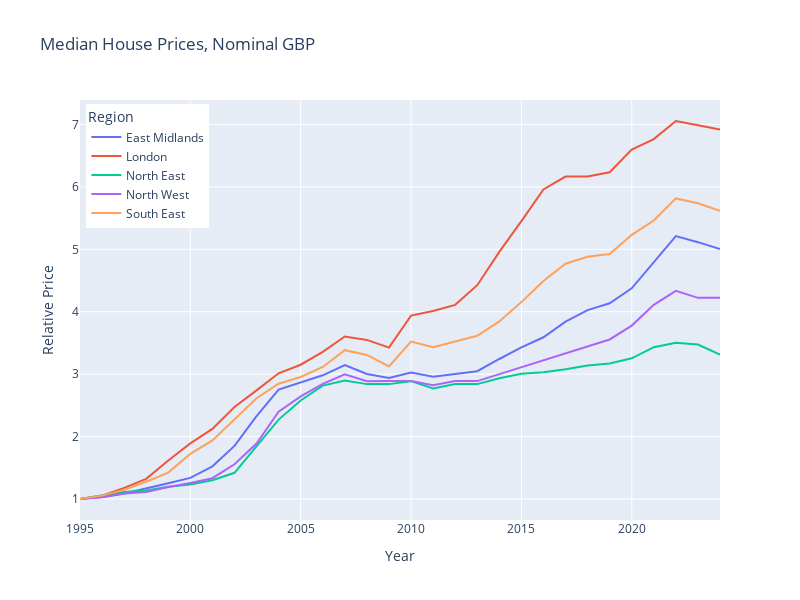

The cell this chart's notebook holds for it:
### Code cell
#Nominal

df_median_screened = df_median.transpose().drop(['East of England','Yorkshire and the Humber','South West','West Midlands','Wales'],axis=1)

import plotly.express as px
fig = px.line(df_median_screened.apply(lambda x: x/x.iloc[0],axis=0),
              labels={
                  'index':'Year',
                  'value':'Relative Price'
              },
              width=800, height=600,
              title='Median House Prices, Nominal GBP')

fig.update_layout(legend=dict(
    title='Region',
    yanchor="top",
    y=0.99,
    xanchor="left",
    x=0.01
))

fig.show()

### Figure 1 — Plotly figure (JSON) as saved in the notebook; plotly's stock layout.template omitted (floating-point values rounded to 4 significant figures)
{"data": [{"hovertemplate": "variable=East Midlands<br>Year=%{x}<br>Relative Price=%{y}<extra></extra>", "legendgroup": "East Midlands", "line": {"color": "#636efa", "dash": "solid"}, "marker": {"symbol": "circle"}, "mode": "lines", "name": "East Midlands", "orientation": "v", "showlegend": true, "type": "scatter", "x": [1995, 1996, 1997, 1998, 1999, 2000, 2001, 2002, 2003, 2004, 2005, 2006, 2007, 2008, 2009, 2010, 2011, 2012, 2013, 2014, 2015, 2016, 2017, 2018, 2019, 2020, 2021, 2022, 2023, 2024], "xaxis": "x", "y": [1, 1.034, 1.088, 1.164, 1.251, 1.338, 1.523, 1.85, 2.329, 2.753, 2.873, 2.982, 3.145, 3.003, 2.938, 3.025, 2.96, 3.003, 3.047, 3.243, 3.428, 3.591, 3.841, 4.026, 4.135, 4.374, 4.788, 5.212, 5.114, 5.004], "yaxis": "y"}, {"hovertemplate": "variable=London<br>Year=%{x}<br>Relative Price=%{y}<extra></extra>", "legendgroup": "London", "line": {"color": "#EF553B", "dash": "solid"}, "marker": {"symbol": "circle"}, "mode": "lines", "name": "London", "orientation": "v", "showlegend": true, "type": "scatter", "x": [1995, 1996, 1997, 1998, 1999, 2000, 2001, 2002, 2003, 2004, 2005, 2006, 2007, 2008, 2009, 2010, 2011, 2012, 2013, 2014, 2015, 2016, 2017, 2018, 2019, 2020, 2021, 2022, 2023, 2024], "xaxis": "x", "y": [1, 1.055, 1.178, 1.323, 1.617, 1.891, 2.123, 2.473, 2.74, 3.014, 3.151, 3.356, 3.603, 3.548, 3.425, 3.939, 4.011, 4.11, 4.425, 4.959, 5.452, 5.959, 6.165, 6.165, 6.233, 6.596, 6.765, 7.055, 6.987, 6.918], "yaxis": "y"}, {"hovertemplate": "variable=North East<br>Year=%{x}<br>Relative Price=%{y}<extra></extra>", "legendgroup": "North East", "line": {"color": "#00cc96", "dash": "solid"}, "marker": {"symbol": "circle"}, "mode": "lines", "name": "North East", "orientation": "v", "showlegend": true, "type": "scatter", "x": [1995, 1996, 1997, 1998, 1999, 2000, 2001, 2002, 2003, 2004, 2005, 2006, 2007, 2008, 2009, 2010, 2011, 2012, 2013, 2014, 2015, 2016, 2017, 2018, 2019, 2020, 2021, 2022, 2023, 2024], "xaxis": "x", "y": [1, 1.053, 1.112, 1.136, 1.195, 1.231, 1.302, 1.42, 1.845, 2.272, 2.578, 2.817, 2.899, 2.84, 2.84, 2.888, 2.769, 2.84, 2.84, 2.935, 3.006, 3.03, 3.077, 3.138, 3.172, 3.254, 3.432, 3.503, 3.473, 3.312], "yaxis": "y"}, {"hovertemplate": "variable=North West<br>Year=%{x}<br>Relative Price=%{y}<extra></extra>", "legendgroup": "North West", "line": {"color": "#ab63fa", "dash": "solid"}, "marker": {"symbol": "circle"}, "mode": "lines", "name": "North West", "orientation": "v", "showlegend": true, "type": "scatter", "x": [1995, 1996, 1997, 1998, 1999, 2000, 2001, 2002, 2003, 2004, 2005, 2006, 2007, 2008, 2009, 2010, 2011, 2012, 2013, 2014, 2015, 2016, 2017, 2018, 2019, 2020, 2021, 2022, 2023, 2024], "xaxis": "x", "y": [1, 1.029, 1.089, 1.111, 1.193, 1.256, 1.333, 1.556, 1.889, 2.4, 2.644, 2.843, 2.999, 2.888, 2.889, 2.889, 2.822, 2.889, 2.889, 3, 3.111, 3.222, 3.333, 3.444, 3.556, 3.778, 4.111, 4.333, 4.222, 4.222], "yaxis": "y"}, {"hovertemplate": "variable=South East<br>Year=%{x}<br>Relative Price=%{y}<extra></extra>", "legendgroup": "South East", "line": {"color": "#FFA15A", "dash": "solid"}, "marker": {"symbol": "circle"}, "mode": "lines", "name": "South East", "orientation": "v", "showlegend": true, "type": "scatter", "x": [1995, 1996, 1997, 1998, 1999, 2000, 2001, 2002, 2003, 2004, 2005, 2006, 2007, 2008, 2009, 2010, 2011, 2012, 2013, 2014, 2015, 2016, 2017, 2018, 2019, 2020, 2021, 2022, 2023, 2024], "xaxis": "x", "y": [1, 1.054, 1.146, 1.277, 1.423, 1.723, 1.938, 2.277, 2.615, 2.846, 2.954, 3.115, 3.384, 3.308, 3.123, 3.523, 3.431, 3.523, 3.615, 3.845, 4.154, 4.492, 4.769, 4.881, 4.923, 5.231, 5.462, 5.815, 5.738, 5.615], "yaxis": "y"}], "layout": {"height": 600, "legend": {"title": {"text": "Region"}, "tracegroupgap": 0, "x": 0.01, "xanchor": "left", "y": 0.99, "yanchor": "top"}, "title": {"text": "Median House Prices, Nominal GBP"}, "width": 800, "xaxis": {"anchor": "y", "domain": [0, 1], "title": {"text": "Year"}}, "yaxis": {"anchor": "x", "domain": [0, 1], "title": {"text": "Relative Price"}}}}
